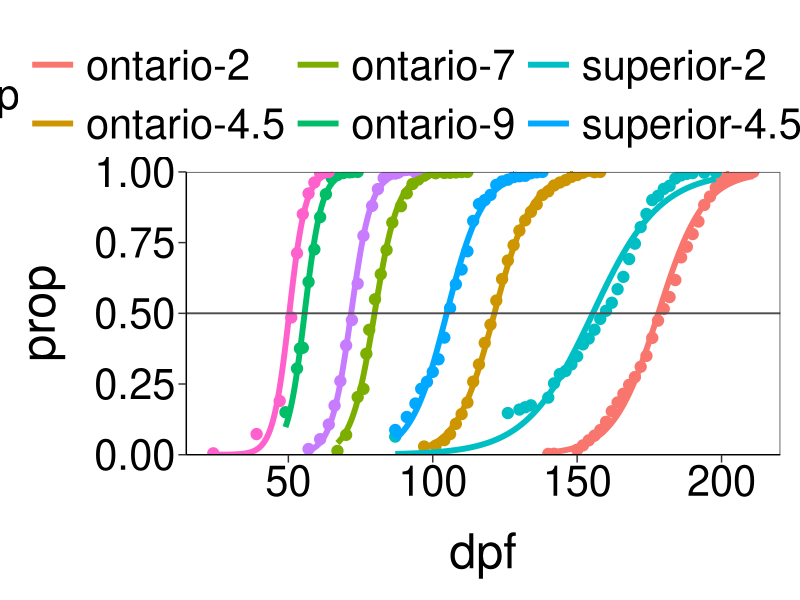

Reproduce this figure in R.
## ===========================================================
## Clear the environment first
## ===========================================================
rm(list = ls(all.names = TRUE))


## ===========================================================
## Load packages
## ===========================================================
library(tidyverse)
library(magrittr)
library(readxl)
library(lubridate)
library(lme4)


## ===========================================================
## Load and Initial Manipulations of the Larval Hatch 
##   Number of eggs hatched
## ===========================================================
hatch.data <- read_excel("data/Artedi-Temperature-Experiments-2020.xlsx", sheet = "2020HatchingData") %>% 
  filter(is.na(notes) | notes != "empty well") %>% 
  filter(block != "A" | population != "superior") %>% 
  mutate(hatch = as.numeric(hatch),
         temperature = factor(temperature, ordered = TRUE)) %>% 
  filter(premature == 0, hatch != 0) %>% 
  dplyr::select(population, family, male, female, temperature, hatch, dpf)


## ===========================================================
## Calculate cumulative total, total number, and proportion for each treatment
## ===========================================================
hatch.cumsum <- hatch.data %>% group_by(population, temperature, dpf) %>% 
  summarize(quantity = sum(hatch)) %>% 
  mutate(prop = cumsum(quantity)/sum(quantity)) %>% ungroup() %>% 
  mutate(group = factor(paste0(population, "-", temperature)))


## ===========================================================
## 
## ===========================================================
lme.superior <- glm(prop ~ 0 + dpf + temperature, data = filter(hatch.cumsum, population == "superior"), family = binomial)
lme.ontario <- glm(prop ~ 0 + dpf + temperature, data = filter(hatch.cumsum, population == "ontario"), family = binomial)
summary(lme.superior)
summary(lme.ontario)


(sup.2.0.50 <- as.Date(as.numeric((log(0.5 / (1 - 0.5)) - lme.superior$coefficients[2]) / lme.superior$coefficients[1]), origin = "2019-12-06"))
(sup.4.5.50 <- as.Date(as.numeric((log(0.5 / (1 - 0.5)) - lme.superior$coefficients[3]) / lme.superior$coefficients[1]), origin = "2019-12-06"))
(sup.7.0.50 <- as.Date(as.numeric((log(0.5 / (1 - 0.5)) - lme.superior$coefficients[4]) / lme.superior$coefficients[1]), origin = "2019-12-06"))
(sup.9.0.50 <- as.Date(as.numeric((log(0.5 / (1 - 0.5)) - lme.superior$coefficients[5]) / lme.superior$coefficients[1]), origin = "2019-12-06"))

(ont.2.0.50 <- as.Date(as.numeric((log(0.5 / (1 - 0.5)) - lme.ontario$coefficients[2]) / lme.ontario$coefficients[1]), origin = "2019-11-26"))
(ont.4.5.50 <- as.Date(as.numeric((log(0.5 / (1 - 0.5)) - lme.ontario$coefficients[3]) / lme.ontario$coefficients[1]), origin = "2019-11-26"))
(ont.7.0.50 <- as.Date(as.numeric((log(0.5 / (1 - 0.5)) - lme.ontario$coefficients[4]) / lme.ontario$coefficients[1]), origin = "2019-11-26"))
(ont.9.0.50 <- as.Date(as.numeric((log(0.5 / (1 - 0.5)) - lme.ontario$coefficients[5]) / lme.ontario$coefficients[1]), origin = "2019-11-26"))

hatch.50 <- data.frame(population = c(rep("ontario", 4), rep("superior", 4)),
                       temperature = rep(c(2.0, 4.5, 7.0, 9.0), 2),
                       hatch.50.date = c(ont.2.0.50, ont.4.5.50, ont.7.0.50, ont.9.0.50,
                                         sup.2.0.50, sup.4.5.50, sup.7.0.50, sup.9.0.50))

write.csv(hatch.50, "data/2020-Artedi-Hatch50.csv", row.names = FALSE)


## Logistic regression with the 50% hatched line highlighted
ggplot(hatch.cumsum, aes(x = dpf, y = prop, colour = group)) + 
  geom_point(show.legend = FALSE, size = 3.5) + 
  stat_smooth(aes(y = prop, group = group),  method = "glm", 
              method.args = list(family = "binomial"), se = FALSE, size = 2) +
  geom_hline(yintercept = 0.50, colour = "#4d4d4d", size = 0.65) + 
  scale_y_continuous(limits = c(0, 1), breaks = seq(0, 1, 0.25), expand = c(0, 0)) +
  #scale_x_continuous(limits = c(225, 410), breaks = seq(225, 400, 25), expand = c(0, 0)) +
  #scale_color_manual(values = c("#e41a1c", "#377eb8", "#4daf4a", "#984ea3", "#ff7f00",
  #                              "#fdbf6f", "#a65628", "#f781bf", "#999999")) +
  #labs(x = "Degree Days (°C)", y = "Proportion of Hatched Larvae", colour = "Female\nFamilies") +
  #annotate("text", x = 236.5, y = 0.95, label = "2.0°C", size = 10) +
  theme_bw() +
  theme(panel.background = element_blank(), panel.grid = element_blank(), 
        axis.line = element_line(), axis.ticks.length = unit(2, 'mm'),
        axis.text.y = element_text(size = 30, colour = "black"),
        axis.text.x = element_text(size = 30, colour = "black"),
        axis.title.y = element_text(size = 35, margin = margin(0, 20, 0, 0)),
        axis.title.x = element_text(size = 35, margin = margin(20, 0, 0, 0)),
        legend.title = element_text(size = 30), legend.text = element_text(size = 30), 
        legend.key.size = unit(1.3, 'cm'), legend.position = "top",
        plot.margin = unit(c(8, 5, 5, 5), "mm"))
